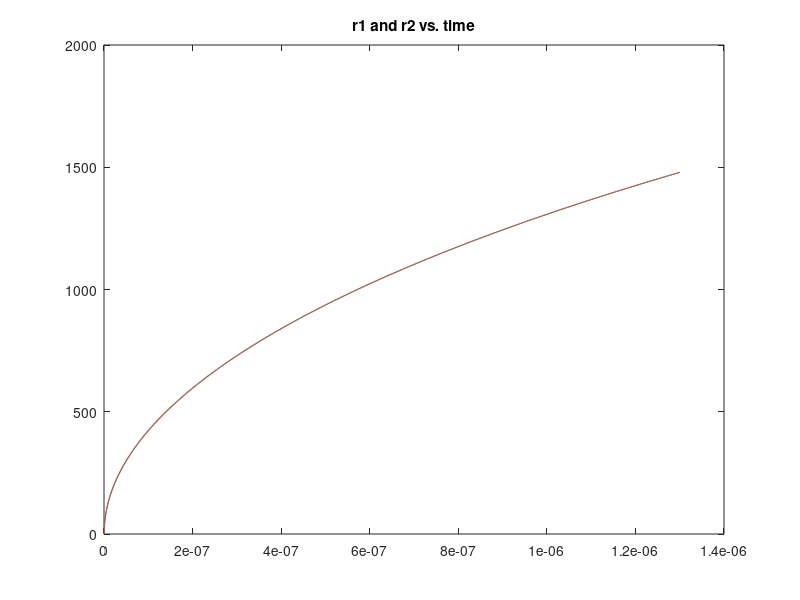
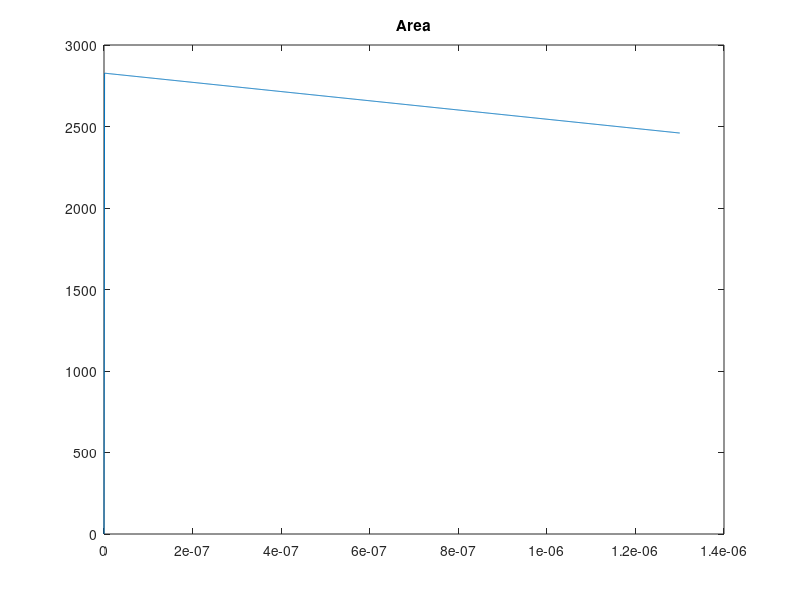
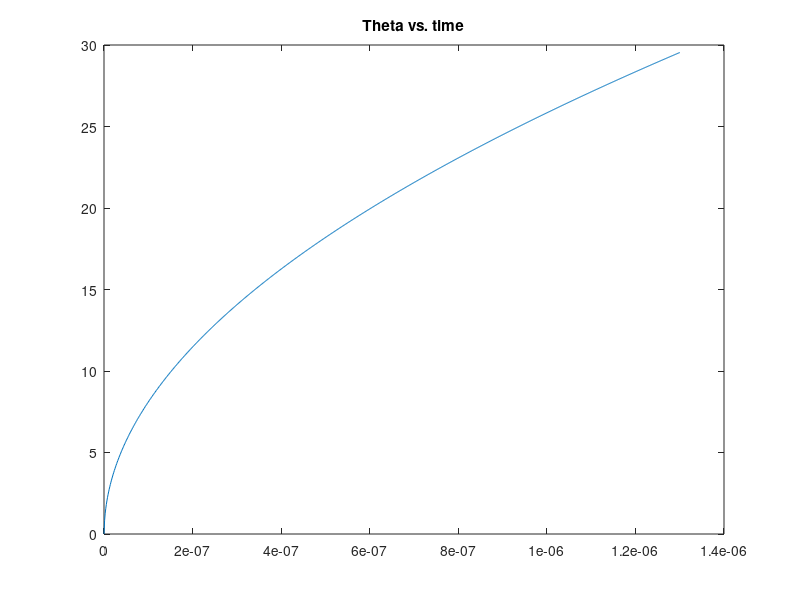
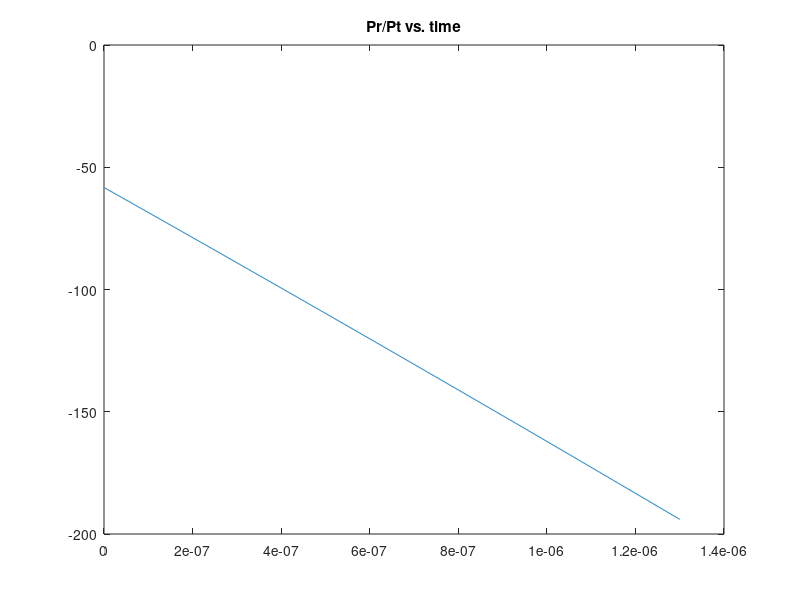

These charts were generated, in order, by the following MATLAB code:
% EECS725 Homework 3

clear;
close all;

% Universal constants
c  = 3e8;      % speed of light (m/s)

% Problem constraints
h         = 3e3;       % height (m)
lambda    = 10e-2;     % radar wavelength (m)
beta      = 25*pi/180; % 3dB beam width of antenna (Gaussian beam shape)
Go        = 16;        % antenna peak gain (dB)
tau       = 1e-9;      % pulse duration (s)
sigma_o_0 = 0.1;       % backscattering coefficient

t_max = 1.3e-6;

t0 = h/c; % time that front part of transmitted pulse hits the earth
t1 = t0 + (c*tau/2); % time that back part of transmitted pulse hits the earth
%t = linspace(0,t0+1.3e-6,100); % time after the first transmitted energy hits the earth

N = 1000; % simulation granularity
r1 = zeros(N,1);
r2 = zeros(N,1);
t = zeros(N,1);
area = zeros(N,1);
theta = zeros(N,1);
PrPt = zeros(N,1);

idx = 1;
for time=0:t_max/N:t_max
    r1(idx) = sqrt(h^2 - (h - c*time)^2);
    if( time < tau )
        r2(idx) = 0;
    else
        r2(idx) = sqrt(h^2 - (h - (c*time) + (c*tau/2))^2);
    end
    t(idx) = time;
    
    % Area
    area(idx) = pi*(r1(idx)^2 - r2(idx)^2);
    
    % Theta
    theta(idx) = asin(((r1(idx)+r2(idx))/2)/h);
    
    % Antenna gain
    G = Go * exp(-2.773 * ((theta(idx)/beta)^2 + (theta(idx)/beta)^2));
    
    % Terrain backscaterring coefficient
    sigma_o = sigma_o_0 * (cos(theta(idx))^9);
    
    % Pr/Pt
    PrPt(idx) = (lambda^2 * G^2 * area(idx)) / ((4*pi)^3 * h);
    
    idx = idx + 1;
end

figure(1)
plot(t,r1);
hold on;
plot(t,r2);
title('r1 and r2 vs. time');

figure(2)
plot(t,area);
title('Area');

figure(4)
plot(t,theta*180/pi);
title('Theta vs. time');

figure(5)
plot(t,20*log10(PrPt));
title('Pr/Pt vs. time');